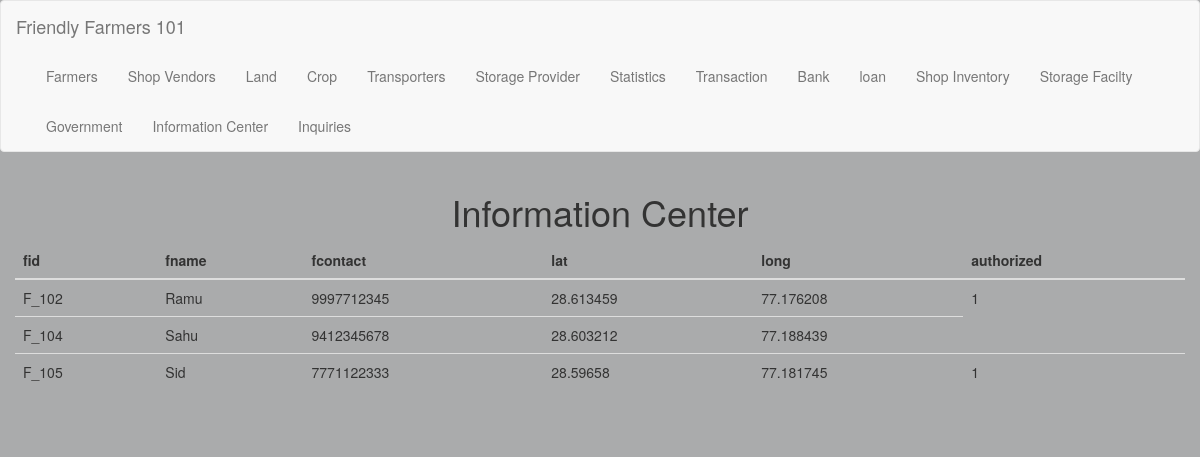
Screenshot of /info/farmer with the database file from the repository.
### tables this page shows
CREATE TABLE farmer
(
  fid               string not null,
  fname             string not null,
  fcontact          integer(10) not null,
  lat               decimal not null,
  long              decimal not null,
  authorized        boolean default false,
  primary key ( fid )
);

### app/routes.py (the view)
@app.route('/info/<string:page>', methods=('GET', 'POST'))
def view_info(page):
    all_values = query_db("select * from '{}'".format(page))
    total_count = query_db("select COUNT(*) from '{}'".format(page))[0][0]
    print('--------------> Display info for:', page)
    print('--------------> Total values are:', all_values)
    print('--------------> Total data is:', total_count)
    return render_template('info.html', display= all_values, name_of_table= page)

### app/query_helper.py (called while the page is built)
def get_db():
    db = getattr(g, '_database', None)
    if db is None:
        db = g._database = sqlite3.connect(current_app.config['DATABASE_PATH'])
    return db

def query_db(query, args=(), one=False):
    cur = get_db().execute(query, args)
    rv = cur.fetchall()
    cur.close()
    return (rv[0] if rv else None) if one else rv

### app/routes.py (called while the page is built)
@app.teardown_appcontext
def close_connection(exception):
    db = getattr(g, '_database', None)
    if db is not None:
        db.close()

@app.after_request
def add_header(response):
    response.headers['X-Content-Type-Options'] = 'nosniff'
    response.headers['X-Frame-Options'] = 'SAMEORIGIN'
    response.headers['X-XSS-Protection'] = '1; mode=block'
    response.headers['X-UA-Compatible'] = 'IE=Edge,chrome=1'
    response.headers['Cache-Control'] = 'public, max-age=600'
    return response

### app/templates/info.html (shortened to what this page needs)
{% extends "index.html" %}
{% from "_formhelpers.html" import render_field %}
{% block app_content %}
<h1 class="text-center">Information Center</h1>
<table class="table">
    <thead>
    <tr>
        {% if 'farmer' in name_of_table %}
        <th>fid</th>
        <th>fname</th>
        <th>fcontact</th>
        <th>lat</th>
        <th>long</th>
        <th>authorized</th>
        {% endif %}
    </tr>
    </thead>
    <tbody>
    {% for exam in display %}
    <tr>
        {% if exam[0] %}
        <td>{{exam[0]}}</td>
        {% endif %}
        {% if exam[1] %}
        <td>{{exam[1]}}</td>
        {% endif %}
        {% if exam[2] %}
        <td>{{exam[2]}}</td>
        {% endif %}
        {% if exam[3] %}
        <td>{{exam[3]}}</td>
        {% endif %}
        {% if exam[4] %}
        <td>{{exam[4]}}</td>
        {% endif %}
        {% if exam[5] %}
        <td>{{exam[5]}}</td>
        {% endif %}
    </tr>
    {% endfor %}
    </tbody>
</table>
<br/>
{% endblock %}

### app/templates/index.html (shortened to what this page needs)
{% extends "bootstrap/base.html" %}
{% block navbar %}
<nav class="navbar navbar-default">
    <div class="container-fluid">
        <div class="navbar-header">
            <a class="navbar-brand" href="{{ url_for('index')}}">Friendly Farmers 101</a>
        </div>
        <div class="collapse navbar-collapse" id="bs-example-navbar-collapse-1">
            <ul class="nav navbar-nav">
                <li><a href="{{ url_for('add_farmer')}}">Farmers</a></li>
                <li><a href="{{ url_for('add_shopvendor')}}">Shop Vendors</a></li>
                <li><a href="{{ url_for('add_registerland')}}">Land</a></li>
                <li><a href="{{ url_for('add_crop')}}">Crop</a></li>
                <li><a href="{{ url_for('add_transporter')}}">Transporters</a></li>
                <li><a href="{{ url_for('add_storage_provider')}}">Storage Provider</a></li>
                <li><a href="{{ url_for('stats')}}">Statistics</a></li>
                <li><a href="{{ url_for('add_trans')}}">Transaction</a></li>
                <li><a href="{{ url_for('add_bank')}}">Bank</a></li>
                <li><a href="{{ url_for('add_loan')}}">loan</a></li>
                <li><a href="{{ url_for('add_shop_inv')}}">Shop Inventory</a></li>
                <li><a href="{{ url_for('add_storagefac')}}">Storage Facilty</a></li>
                <li><a href="{{ url_for('login')}}">Government</a></li>
                <li><a href="{{ url_for('view_pre_info')}}">Information Center</a></li>
                <li><a href="/select">Inquiries</a></li>
            </ul>
        </div>
    </div>
</nav>
{% endblock %}
{% block content %}
<div class="container-fluid">
    {% block app_content %}
    {% endblock %}
</div>
{% endblock %}

### app/templates/index.html (style rules this page uses)
body { background-color: #f8f9fa !important; background-image: linear-gradient(#00000050, #00000050), url('https://images.unsplash.com/photo-1500937386664-56d1dfef3854?ixlib=rb-1.2.1&ixid=eyJhcHBfaWQiOjEyMDd9&auto=format&fit=crop&w=1800&q=80'); background-size: cover; }

### rows the page displays
farmer: fid "F_102", fname "Ramu", fcontact "9997712345", lat "28.613459", long "77.176208", authorized "1"
farmer: fid "F_104", fname "Sahu", fcontact "9412345678", lat "28.603212", long "77.188439"
farmer: fid "F_105", fname "Sid", fcontact "7771122333", lat "28.59658", long "77.181745", authorized "1"
